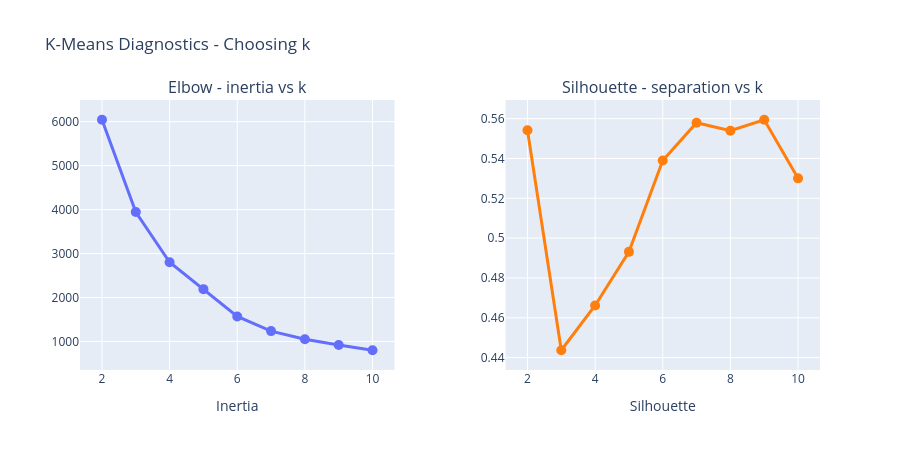

The notebook cell this image was saved under:
### Code cell
fig = make_subplots(
    rows=1, cols=2,
    subplot_titles=("Elbow - inertia vs k", "Silhouette - separation vs k"),
    horizontal_spacing= 0.15,
)

fig.add_trace(
    go.Scatter(x=list(k_range), y=inertias, mode="lines+markers",
               marker= dict(size=10), line=dict(width=3),
               name="Inertia"),
        row=1,col=1,
               )
fig.add_trace(
    go.Scatter(x=list(k_range), y=sil_scores, mode = "lines+markers",
               marker=dict(size=10), line=dict(width=3, color="#ff7f0e"),
               name= "Silhouette"),
    row=1,col=2,
)

fig.update_xaxes(title_text="k", row=1,col=1)
fig.update_xaxes(title_text="k", row=1,col=2)
fig.update_xaxes(title_text="Inertia", row=1,col=1)
fig.update_xaxes(title_text="Silhouette", row=1,col=2)

fig.update_layout(height = 450, showlegend = False,
                  title_text="K-Means Diagnostics - Choosing k")
fig.show()

### Figure 1 — Plotly figure (JSON) as saved in the notebook; plotly's stock layout.template omitted (floating-point values rounded to 4 significant figures)
{"data": [{"line": {"width": 3}, "marker": {"size": 10}, "mode": "lines+markers", "name": "Inertia", "type": "scatter", "x": [2, 3, 4, 5, 6, 7, 8, 9, 10], "xaxis": "x", "y": [6043.0, 3946.0, 2802.0, 2190.0, 1569.0, 1236.0, 1050.0, 921.2, 800.4], "yaxis": "y"}, {"line": {"color": "#ff7f0e", "width": 3}, "marker": {"size": 10}, "mode": "lines+markers", "name": "Silhouette", "type": "scatter", "x": [2, 3, 4, 5, 6, 7, 8, 9, 10], "xaxis": "x2", "y": [0.5542, 0.4437, 0.4662, 0.4931, 0.539, 0.558, 0.5539, 0.5594, 0.53], "yaxis": "y2"}], "layout": {"annotations": [{"font": {"size": 16}, "showarrow": false, "text": "Elbow - inertia vs k", "x": 0.2125, "xanchor": "center", "xref": "paper", "y": 1, "yanchor": "bottom", "yref": "paper"}, {"font": {"size": 16}, "showarrow": false, "text": "Silhouette - separation vs k", "x": 0.7875, "xanchor": "center", "xref": "paper", "y": 1, "yanchor": "bottom", "yref": "paper"}], "height": 450, "showlegend": false, "title": {"text": "K-Means Diagnostics - Choosing k"}, "xaxis": {"anchor": "y", "domain": [0, 0.425], "title": {"text": "Inertia"}}, "xaxis2": {"anchor": "y2", "domain": [0.575, 1], "title": {"text": "Silhouette"}}, "yaxis": {"anchor": "x", "domain": [0, 1]}, "yaxis2": {"anchor": "x2", "domain": [0, 1]}}}
